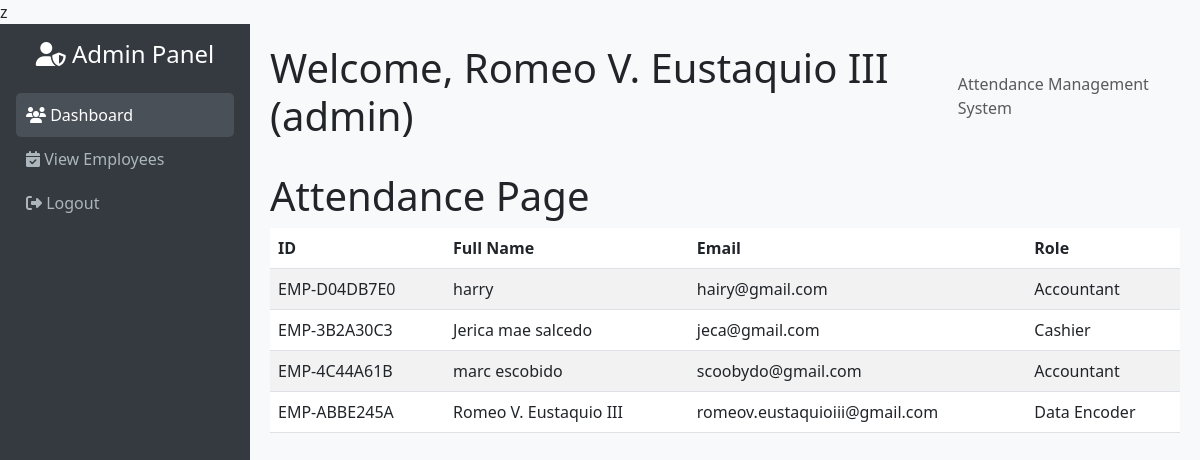
The page /admin-dashboard/view-attendance.php (signed in) on the database its author committed.
### tables this page shows
CREATE TABLE `users` (
  `id` int(11) NOT NULL,
  `full_name` varchar(255) NOT NULL,
  `email` varchar(255) NOT NULL,
  `password` varchar(255) NOT NULL,
  `created_at` timestamp NOT NULL DEFAULT current_timestamp(),
  `employee_id` varchar(20) NOT NULL,
  `role` varchar(50) NOT NULL
);

### classes/control.class.php (called while the page is built, shortened)
<?php
class control extends model {
    public function getAllEmployees() {
        $pdo = $this->view();
        $stmt = $pdo->query("SELECT employee_id, full_name, email, role FROM users ORDER BY full_name ASC");
        return $stmt->fetchAll(PDO::FETCH_ASSOC);
    }
}

### admin-dashboard/view-attendance.php (the view, shortened to what this page needs)
<?php
include '../classes/adminTemplate.class.php';
$control = new control();
$employees = $control->getAllEmployees();
?>
<link rel="stylesheet" href="../assets/css/adminDashboard.css" />
<h1>Attendance Page</h1>
<div class="table-responsive">
    <table class="table table-striped table-hover">
        <thead>
            <tr>
                <th>ID</th>
                <th>Full Name</th>
                <th>Email</th>
                <th>Role</th>
            </tr>
        </thead>
        <tbody>
            <?php foreach ($employees as $employee): ?>
                <tr>
                    <td><?php echo htmlspecialchars($employee['employee_id']); ?></td>
                    <td><?php echo htmlspecialchars($employee['full_name']); ?></td>
                    <td><?php echo htmlspecialchars($employee['email']); ?></td>
                    <td><?php echo htmlspecialchars($employee['role']); ?></td>
                </tr>
            <?php endforeach; ?>
        </tbody>
    </table>
</div>

### assets/css/adminDashboard.css (style rules this page uses)
body { font-family: 'Segoe UI', sans-serif; background-color: #f8f9fa; }

### rows shown on the page
users: employee "EMP-D04DB7E0", full_name "harry", email "hairy@gmail.com", role "Accountant"
users: employee "EMP-3B2A30C3", full_name "Jerica mae salcedo", email "jeca@gmail.com", role "Cashier"
users: employee "EMP-4C44A61B", full_name "marc escobido", email "scoobydo@gmail.com", role "Accountant"
users: employee "EMP-ABBE245A", full_name "Romeo V. Eustaquio III", email "romeov.eustaquioiii@gmail.com", role "Data Encoder"

### other values the page prints
$fullName "Romeo V. Eustaquio III"
$role "admin"
